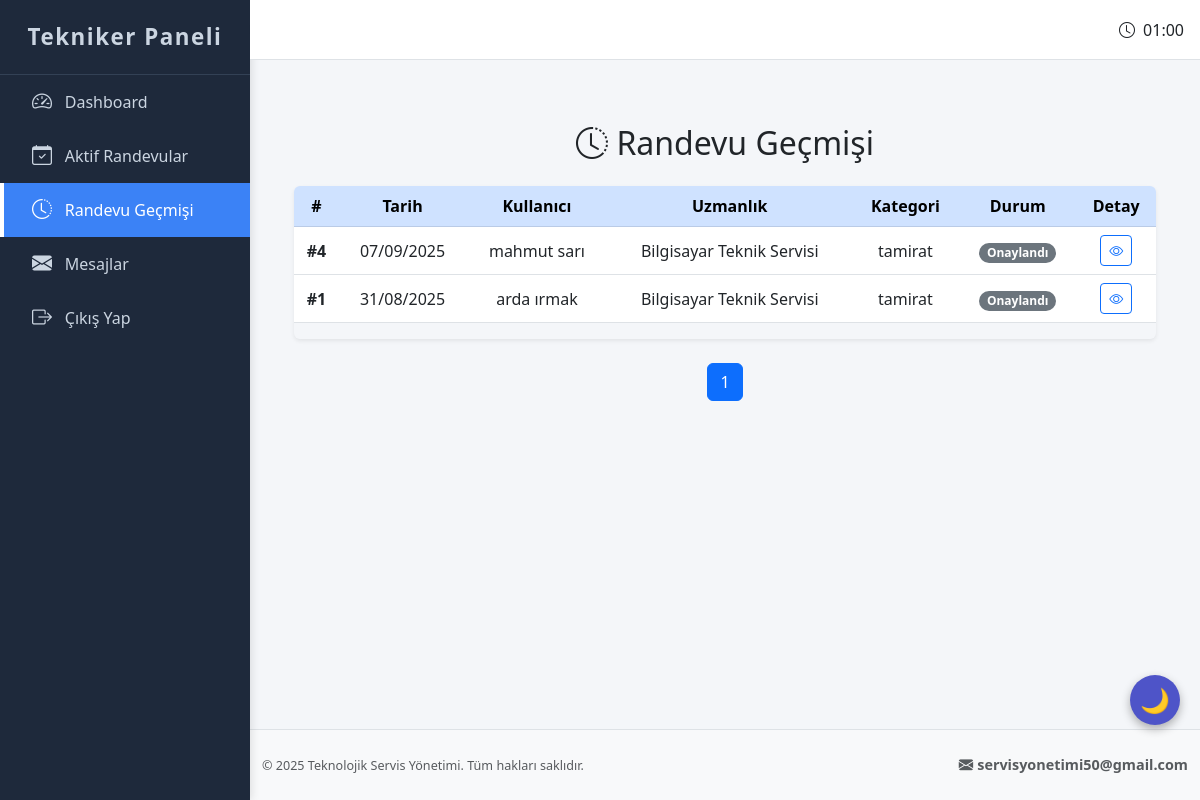
The page /technician/appointment_history (signed in) on the database its author committed.
### app.py (models this page shows, shortened)
class Appointment(db.Model):
    __tablename__ = 'appointments'
    id = db.Column(db.Integer, primary_key=True)
    user_id = db.Column(db.Integer, db.ForeignKey('users.id'), nullable=False)
    technician_id = db.Column(db.Integer, db.ForeignKey('technicians.id'), nullable=True)
    date = db.Column(db.Date, nullable=False)
    uzmanlik = db.Column(db.String(100), nullable=False)
    destek_modeli = db.Column(db.String(50), nullable=False)
    category = db.Column(db.String(50), nullable=False)
    description = db.Column(db.Text, nullable=False)
    status = db.Column(db.String(20), nullable=False, default='Beklemede')
    user = db.relationship('User', backref='appointments')
    technician = db.relationship('Technician', backref='appointments')  # Tekniker ilişkisi tanımlı

class User(UserMixin, db.Model):
    __tablename__ = 'users'
    id = db.Column(db.Integer, primary_key=True)
    ad = db.Column(db.String(50), nullable=False)
    soyad = db.Column(db.String(50), nullable=False)
    email = db.Column(db.String(100), unique=True, nullable=False)
    tc = db.Column(db.String(11), unique=True, nullable=False)
    telefon = db.Column(db.String(11), unique=True, nullable=False)
    dogum_tarihi = db.Column(db.Date, nullable=False)
    cinsiyet = db.Column(db.String(10), nullable=False)
    konum = db.Column(db.String(50))
    sifre = db.Column(db.String(255), nullable=False)
    kayit_tarihi = db.Column(db.DateTime, default=datetime.utcnow)

### app.py (the view)
@app.route('/technician/appointment_history')
@login_required
def technician_appointment_history():
    if not current_user.get_id().startswith("tech-"):
        flash("Bu sayfaya erişim yetkiniz yok.", "danger")
        return redirect(url_for("index"))
    technician_id = get_current_user_real_id()
    page = request.args.get('page', 1, type=int)
    pagination = Appointment.query.filter_by(technician_id=technician_id)\
                                 .order_by(Appointment.date.desc())\
                                 .paginate(page=page, per_page=10, error_out=False)
    return render_template('technician_appointment_history.html',
                           appointments=pagination.items,
                           page=page,
                           total_pages=pagination.pages)

### app.py (called while the page is built)
@login_manager.user_loader
def load_user(user_id):
    if user_id.startswith("user-"):
        return db.session.get(User, int(user_id[5:]))
    elif user_id.startswith("tech-"):
        return db.session.get(Technician, int(user_id[5:]))
    elif user_id.startswith("admin-"):
        return db.session.get(Admin, int(user_id[6:]))

def get_current_user_real_id():
    return int(current_user.get_id().split('-')[1])

    def get_id(self):
        return f"tech-{self.id}"

### templates/technician_appointment_history.html (shortened to what this page needs)
{% extends "base_technician.html" %}
{% block content %}
<div class="container mt-5">
    <h2 class="mb-4 text-center">
        <i class="bi bi-clock-history"></i> Randevu Geçmişi
    </h2>
    {% if appointments %}
    <div class="table-responsive rounded shadow-sm">
        <table class="table table-hover align-middle">
            <thead class="table-primary text-center">
                <tr>
                    <th>#</th>
                    <th>Tarih</th>
                    <th>Kullanıcı</th>
                    <th>Uzmanlık</th>
                    <th>Kategori</th>
                    <th>Durum</th>
                    <th>Detay</th>
                </tr>
            </thead>
            <tbody class="text-center">
                {% for appointment in appointments %}
                <tr>
                    <td><strong>#{{ appointment.id }}</strong></td>
                    <td>{{ appointment.date.strftime('%d/%m/%Y') }}</td>
                    <td>{{ appointment.user.ad }} {{ appointment.user.soyad }}</td>
                    <td>{{ appointment.uzmanlik }}</td>
                    <td>{{ appointment.category }}</td>
                    <td>
                        <span class="badge rounded-pill
                            {% if appointment.status == 'Tamamlandı' %} bg-success
                            {% elif appointment.status == 'İptal Edildi' %} bg-danger
                            {% elif appointment.status == 'Beklemede' %} bg-warning text-dark
                            {% else %} bg-secondary
                            {% endif %}">
                            {{ appointment.status }}
                        </span>
                    </td>
                    <td>
                        <button class="btn btn-outline-primary btn-sm" data-bs-toggle="modal" data-bs-target="#detailsModal{{ appointment.id }}">
                            <i class="bi bi-eye"></i>
                        </button>
                    </td>
                </tr>
                {% endfor %}
            </tbody>
        </table>
    </div>
    <div class="d-flex justify-content-center mt-4">
        <nav>
            <ul class="pagination">
                {% for p in range(1, total_pages + 1) %}
                <li class="page-item {% if p == page %}active{% endif %}">
                    <a class="page-link" href="{{ url_for('technician_appointment_history', page=p) }}">{{ p }}</a>
                </li>
                {% endfor %}
            </ul>
        </nav>
    </div>
    {% else %}
    <div class="alert alert-info text-center mt-5">
        <i class="bi bi-info-circle-fill fs-3"></i>
        <h5 class="mt-2">Henüz randevu geçmişiniz bulunmamaktadır.</h5>
    </div>
    {% endif %}
</div>
{% endblock %}

### static/base_technician.css (style rules this page uses)
:root { --sidebar-width: 250px; --sidebar-collapsed-width: 70px; --sidebar-bg: #1e293b; --sidebar-color: #cbd5e1; --sidebar-hover-bg: #334155; --sidebar-active-bg: #3b82f6; --sidebar-active-color: #ffffff; --transition-speed: 0.3s; --navbar-height: 60px; --footer-height: 50px; }
html, body { height: 100%; margin: 0; }
body { display: flex; flex-direction: column; min-height: 100vh; background-color: #f4f6f9; font-family: 'Segoe UI', Tahoma, Geneva, Verdana, sans-serif; }

### rows shown on the page
Appointment: id "4", date "07/09/2025", user.ad "mahmut", user.soyad "sarı", uzmanlik "Bilgisayar Teknik Servisi", category "tamirat", status "Onaylandı"
Appointment: id "1", date "31/08/2025", user.ad "arda", user.soyad "ırmak", uzmanlik "Bilgisayar Teknik Servisi", category "tamirat", status "Onaylandı"

### other values the page prints
{{ p }} "1"
